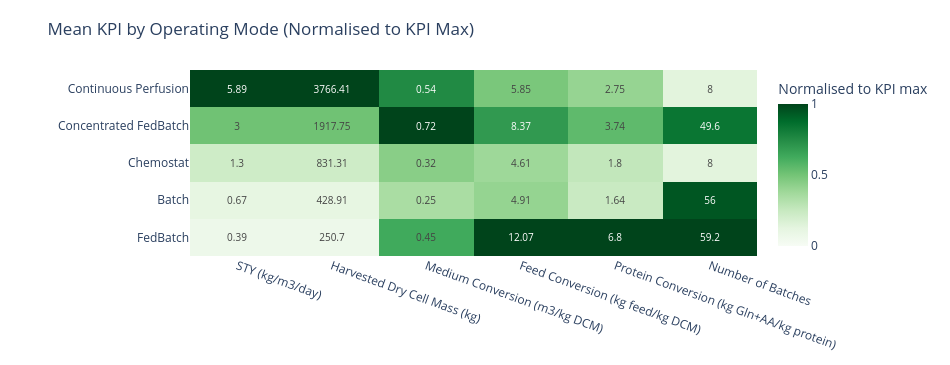

Write notebook code for a chart like this one.
### Markdown cell above
### 5.2 Mean KPI heatmap by operating mode

The heatmap uses the same aggregated `campaign_summary_table` and displays mean KPI values per operating mode.

### Code cell
# Heatmap of mean KPI values per operating mode, with optional normalization and annotations
import numpy as np
import plotly.graph_objects as go

if "campaign_summary_table" not in globals():
    raise ValueError("Run the campaign summary-table cell first.")

if "mode_order" not in globals() or not mode_order:
    raise ValueError("Run the shared plotting data initialization cell first.")

# Reuse same campaign filter convention as the lollipop overview
CAMPAIGN_FILTER = [CAMPAIGN_LABEL]
plot_tbl = campaign_summary_table.copy()
if CAMPAIGN_FILTER:
    plot_tbl = plot_tbl[plot_tbl["campaign"].isin(CAMPAIGN_FILTER)].copy()

if plot_tbl.empty:
    raise ValueError("No rows available after campaign filtering.")

kpi_order = [k for k in MAIN_KPIS if k in plot_tbl["kpi"].unique()]
if not kpi_order:
    raise ValueError("No matching KPI rows found in campaign_summary_table.")

# Reuse the mode ordering determined in the shared plotting initialization cell
mode_group_order = []
for m in mode_order:
    cm = canonical_mode(m)
    if cm not in mode_group_order:
        mode_group_order.append(cm)
mode_group_order = [m for m in mode_group_order if m in plot_tbl["mode_group"].astype(str).unique()]

# Pivot means to matrix: rows = operating mode, columns = KPI
heat_df = (
    plot_tbl[plot_tbl["kpi"].isin(kpi_order)]
    .pivot_table(index="mode_group", columns="kpi", values="mean_value", aggfunc="mean", observed=False)
    .reindex(index=mode_group_order, columns=kpi_order)
)

# Format values without scientific notation
def format_no_sci(v: float, max_decimals: int = 6) -> str:
    if pd.isna(v):
        return ""
    s = np.format_float_positional(float(v), precision=max_decimals, trim='-')
    if "." in s:
        s = s.rstrip("0").rstrip(".")
    return s

# Keep annotation as original mean values (no scientific notation)
text_vals = heat_df.map(lambda v: format_no_sci(v, max_decimals=2)).values

# Normalize per KPI column against a zero baseline and the observed column maximum
NORMALIZE_WITHIN_KPI = True
if NORMALIZE_WITHIN_KPI:
    heat_for_color = heat_df.divide(heat_df.max().replace(0, 1), axis=1)
    colorbar_title = "Normalised to KPI max"
else:
    heat_for_color = heat_df.copy()
    colorbar_title = "Mean KPI value"

x_labels = [KPI_LABELS_MAIN.get(k, k) for k in heat_df.columns]
y_labels = [str(v) for v in heat_df.index]

fig_hm = go.Figure(
    data=go.Heatmap(
        z=heat_for_color.values,
        x=x_labels,
        y=y_labels,
        text=text_vals,
        texttemplate="%{text}",
        textfont={"size": 10},
        colorscale="greens",
        zmin=0.0 if NORMALIZE_WITHIN_KPI else None,
        zmax=1.0 if NORMALIZE_WITHIN_KPI else None,
        colorbar={"title": colorbar_title},
        hovertemplate=(
            "<b>%{y}</b><br>"
            + "%{x}<br>"
            + "Value: %{text}<extra></extra>"
        ),
    )
)

fig_hm.update_layout(
    template="plotly_white",
    title="Mean KPI by Operating Mode (Normalised to KPI Max)",
    width=950,
    height=max(360, 90 + 55 * len(y_labels)),
    margin=dict(l=190, r=40, t=70, b=70),
)

fig_hm.update_xaxes(tickangle=20)
fig_hm.show()

### Figure 1 — Plotly figure (JSON) as saved in the notebook; plotly's stock layout.template omitted (floating-point values rounded to 4 significant figures)
{"data": [{"colorbar": {"title": {"text": "Normalised to KPI max"}}, "colorscale": [[0, "rgb(247,252,245)"], [0.125, "rgb(229,245,224)"], [0.25, "rgb(199,233,192)"], [0.375, "rgb(161,217,155)"], [0.5, "rgb(116,196,118)"], [0.625, "rgb(65,171,93)"], [0.75, "rgb(35,139,69)"], [0.875, "rgb(0,109,44)"], [1, "rgb(0,68,27)"]], "hovertemplate": "<b>%{y}</b><br>%{x}<br>Value: %{text}<extra></extra>", "text": [["0.39", "250.7", "0.45", "12.07", "6.8", "59.2"], ["0.67", "428.91", "0.25", "4.91", "1.64", "56"], ["1.3", "831.31", "0.32", "4.61", "1.8", "8"], ["3", "1917.75", "0.72", "8.37", "3.74", "49.6"], ["5.89", "3766.41", "0.54", "5.85", "2.75", "8"]], "textfont": {"size": 10}, "texttemplate": "%{text}", "type": "heatmap", "x": ["STY (kg/m3/day)", "Harvested Dry Cell Mass (kg)", "Medium Conversion (m3/kg DCM)", "Feed Conversion (kg feed/kg DCM)", "Protein Conversion (kg Gln+AA/kg protein)", "Number of Batches"], "y": ["FedBatch", "Batch", "Chemostat", "Concentrated FedBatch", "Continuous Perfusion"], "z": [[0.06656, 0.06656, 0.6294, 1.0, 1.0, 1.0], [0.1139, 0.1139, 0.3468, 0.4072, 0.242, 0.9459], [0.2207, 0.2207, 0.4418, 0.3821, 0.2655, 0.1351], [0.5092, 0.5092, 1.0, 0.6935, 0.5503, 0.8378], [1.0, 1.0, 0.7554, 0.4846, 0.4047, 0.1351]], "zmax": 1, "zmin": 0}], "layout": {"height": 365, "margin": {"b": 70, "l": 190, "r": 40, "t": 70}, "title": {"text": "Mean KPI by Operating Mode (Normalised to KPI Max)"}, "width": 950, "xaxis": {"tickangle": 20}}}
